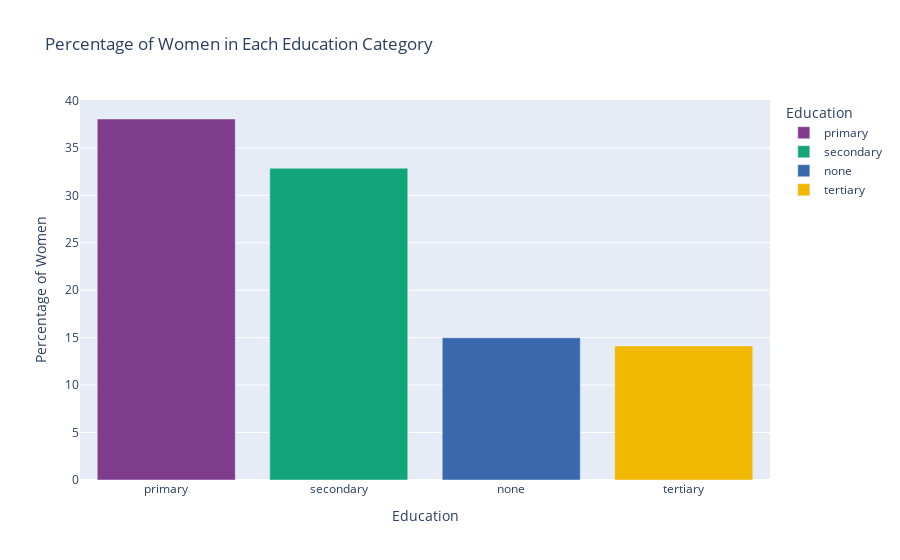

Here is the notebook cell this chart was saved with:
### Code cell
df.columns = [col.strip() for col in df.columns]


print(df.head())
print(df.columns)


education_counts = df['Education'].value_counts()
education_percentages = (education_counts / education_counts.sum()) * 100


fig = px.bar(education_percentages, x=education_percentages.index, y=education_percentages.values, 
             title='Percentage of Women in Each Education Category',
             labels={'x': 'Type of Education', 'y': 'Percentage of Women'},
             color=education_percentages.index,
             color_discrete_sequence=px.colors.qualitative.Bold)
fig.show()


explanation = "<div style='color: teal; font-weight: bold; font-size: 15px;'>"
explanation += "The dataset contains the following distribution of education levels among women:<br><br>"
for education, percentage in education_percentages.items():
    explanation += "- " + education + ": " + "{:.2f}".format(percentage) + "% of women<br>"
explanation += "<br>This bar plot visualizes the percentage of women in each education category. "
explanation += "It helps to understand the educational background of the women in the dataset, "
explanation += "which can be useful for further analysis and decision-making."
explanation += "</div>"


display(HTML(explanation))

### Figure 1 — Plotly figure (JSON) as saved in the notebook; plotly's stock layout.template omitted (floating-point values rounded to 4 significant figures)
{"data": [{"alignmentgroup": "True", "hovertemplate": "Education=%{x}<br>Percentage of Women=%{y}<extra></extra>", "legendgroup": "primary", "marker": {"color": "rgb(127, 60, 141)", "pattern": {"shape": ""}}, "name": "primary", "offsetgroup": "primary", "orientation": "v", "showlegend": true, "textposition": "auto", "type": "bar", "x": ["primary"], "xaxis": "x", "y": [38.04], "yaxis": "y"}, {"alignmentgroup": "True", "hovertemplate": "Education=%{x}<br>Percentage of Women=%{y}<extra></extra>", "legendgroup": "secondary", "marker": {"color": "rgb(17, 165, 121)", "pattern": {"shape": ""}}, "name": "secondary", "offsetgroup": "secondary", "orientation": "v", "showlegend": true, "textposition": "auto", "type": "bar", "x": ["secondary"], "xaxis": "x", "y": [32.85], "yaxis": "y"}, {"alignmentgroup": "True", "hovertemplate": "Education=%{x}<br>Percentage of Women=%{y}<extra></extra>", "legendgroup": "none", "marker": {"color": "rgb(57, 105, 172)", "pattern": {"shape": ""}}, "name": "none", "offsetgroup": "none", "orientation": "v", "showlegend": true, "textposition": "auto", "type": "bar", "x": ["none"], "xaxis": "x", "y": [14.99], "yaxis": "y"}, {"alignmentgroup": "True", "hovertemplate": "Education=%{x}<br>Percentage of Women=%{y}<extra></extra>", "legendgroup": "tertiary", "marker": {"color": "rgb(242, 183, 1)", "pattern": {"shape": ""}}, "name": "tertiary", "offsetgroup": "tertiary", "orientation": "v", "showlegend": true, "textposition": "auto", "type": "bar", "x": ["tertiary"], "xaxis": "x", "y": [14.12], "yaxis": "y"}], "layout": {"barmode": "relative", "legend": {"title": {"text": "Education"}, "tracegroupgap": 0}, "title": {"text": "Percentage of Women in Each Education Category"}, "xaxis": {"anchor": "y", "autorange": true, "categoryarray": ["primary", "secondary", "none", "tertiary"], "categoryorder": "array", "domain": [0, 1], "range": [-0.5, 3.5], "title": {"text": "Education"}, "type": "category"}, "yaxis": {"anchor": "x", "autorange": true, "domain": [0, 1], "range": [0, 40.04], "title": {"text": "Percentage of Women"}, "type": "linear"}}}
